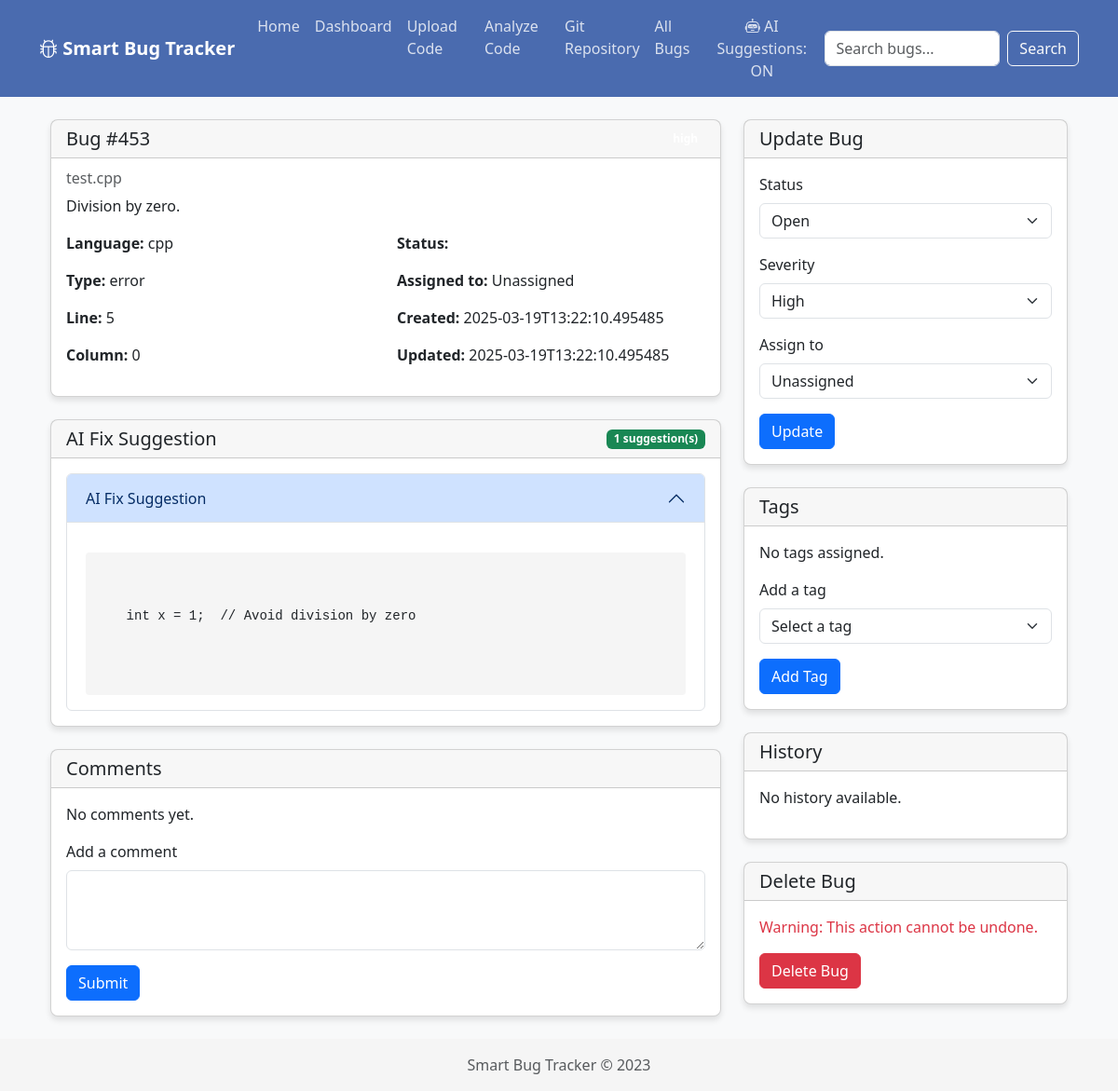
The app's page /bug/453 with its own data.
### tables this page shows
CREATE TABLE bugs (
  id INTEGER PRIMARY KEY AUTOINCREMENT,
  file_path TEXT NOT NULL,
  language TEXT NOT NULL,
  line_number INTEGER NOT NULL,
  column_number INTEGER NOT NULL,
  message TEXT NOT NULL,
  type TEXT NOT NULL,
  severity TEXT NOT NULL,
  status TEXT NOT NULL DEFAULT 'open',
  assigned_to INTEGER,
  created_at TEXT NOT NULL,
  updated_at TEXT NOT NULL,
  FOREIGN KEY (assigned_to) REFERENCES users (id)
);

CREATE TABLE suggested_fixes (
    id INTEGER PRIMARY KEY AUTOINCREMENT,
    bug_id INTEGER NOT NULL,
    language TEXT,
    suggestion TEXT NOT NULL,
    code_example TEXT,
    FOREIGN KEY (bug_id) REFERENCES bugs (id)
);

### app.py (the view, shortened to what this page needs)
@app.route('/bug/<int:bug_id>')
def bug_detail(bug_id):
    conn = get_db_connection()
    bug = conn.execute(
        'SELECT bugs.*, users.username as assigned_to_name FROM bugs LEFT JOIN users ON bugs.assigned_to = users.id WHERE bugs.id = ?',
        (bug_id,)
    ).fetchone()
    if not bug:
        flash('Bug not found')
        return redirect(url_for('bugs_list'))
    fixes = conn.execute(
        'SELECT * FROM suggested_fixes WHERE bug_id = ?',
        (bug_id,)
    ).fetchall()
    comments = conn.execute(
        'SELECT bug_comments.*, users.username FROM bug_comments JOIN users ON bug_comments.user_id = users.id WHERE bug_id = ? ORDER BY created_at',
        (bug_id,)
    ).fetchall()
    history = conn.execute(
        'SELECT bug_history.*, users.username FROM bug_history LEFT JOIN users ON bug_history.user_id = users.id WHERE bug_id = ? ORDER BY created_at DESC',
        (bug_id,)
    ).fetchall()
    tags = conn.execute(
        'SELECT tags.* FROM tags JOIN bug_tags ON tags.id = bug_tags.tag_id WHERE bug_tags.bug_id = ?',
        (bug_id,)
    ).fetchall()
    all_tags = conn.execute('SELECT * FROM tags ORDER BY name').fetchall()
    users = conn.execute('SELECT * FROM users ORDER BY username').fetchall()
    conn.close()
    return render_template(
        'bug_detail.html',
        bug=bug,
        fixes=fixes,
        comments=comments,
        history=history,
        tags=tags,
        all_tags=all_tags,
        users=users
    )

### app.py (called while the page is built)
def get_db_connection():
    max_retries = 5
    retry_delay = 0.1  # seconds
    for attempt in range(max_retries):
        try:
            conn = sqlite3.connect(app.config['DATABASE'], timeout=20)  # Increase timeout
            conn.row_factory = sqlite3.Row
            return conn
        except sqlite3.OperationalError as e:
            if "database is locked" in str(e) and attempt < max_retries - 1:
                print(f"Database is locked, retrying in {retry_delay} seconds...")
                time.sleep(retry_delay)
                retry_delay *= 2  # Exponential backoff
            else:
                raise
    raise sqlite3.OperationalError("Could not connect to database after multiple attempts")

@app.template_filter('nl2br')
def nl2br(value):
    if value:
        return re.sub(r'\n', '<br>', value)
    return ''

### templates/bug_detail.html (shortened to what this page needs)
{% extends "layout.html" %}
{% block content %}
<div class="container mt-4">
    <div class="row">
        <div class="col-md-8">
            <div class="card mb-4">
                <div class="card-header d-flex justify-content-between align-items-center">
                    <h5 class="mb-0">Bug #{{ bug.id }}</h5>
                    <span class="badge bg-{{ bug.severity }}">{{ bug.severity }}</span>
                </div>
                <div class="card-body">
                    <h6 class="card-subtitle mb-2 text-muted">{{ bug.file_path }}</h6>
                    <p class="card-text">{{ bug.message }}</p>
                    <div class="row">
                        <div class="col-md-6">
                            <p><strong>Language:</strong> {{ bug.language }}</p>
                            <p><strong>Type:</strong> {{ bug.type }}</p>
                            <p><strong>Line:</strong> {{ bug.line_number }}</p>
                            <p><strong>Column:</strong> {{ bug.column_number }}</p>
                        </div>
                        <div class="col-md-6">
                            <p><strong>Status:</strong> <span class="badge bg-{{ bug.status }}">{{ bug.status }}</span></p>
                            <p><strong>Assigned to:</strong> {{ bug.assigned_to_name or 'Unassigned' }}</p>
                            <p><strong>Created:</strong> {{ bug.created_at }}</p>
                            <p><strong>Updated:</strong> {{ bug.updated_at }}</p>
                        </div>
                    </div>
                </div>
            </div>
            <div class="card mb-4">
                <div class="card-header d-flex justify-content-between align-items-center">
                    <h5 class="mb-0">AI Fix Suggestion</h5>
                    {% set specific_fixes = fixes|selectattr('bug_id', 'equalto', bug.id)|list %}
                    {% if specific_fixes %}
                        <span class="badge bg-success">{{ specific_fixes|length }} suggestion(s)</span>
                    {% else %}
                        <span class="badge bg-secondary">No suggestions</span>
                    {% endif %}
                </div>
                <div class="card-body">
                    {% set specific_fixes = fixes|selectattr('bug_id', 'equalto', bug.id)|list %}
                    {% if specific_fixes %}
                        <div class="accordion" id="fixesAccordion">
                            {% for fix in specific_fixes %}
                                <div class="accordion-item">
                                    <h2 class="accordion-header" id="heading{{ fix.id }}">
                                        <button class="accordion-button {% if loop.index > 1 %}collapsed{% endif %}" type="button" data-bs-toggle="collapse" data-bs-target="#collapse{{ fix.id }}" aria-expanded="{% if loop.index == 1 %}true{% else %}false{% endif %}" aria-controls="collapse{{ fix.id }}">
                                            AI Fix Suggestion
                                        </button>
                                    </h2>
                                    <div id="collapse{{ fix.id }}" class="accordion-collapse collapse {% if loop.index == 1 %}show{% endif %}" aria-labelledby="heading{{ fix.id }}" data-bs-parent="#fixesAccordion">
                                        <div class="accordion-body">
                                            {% if fix.code_example %}
                                                <div class="code-block">
                                                    <pre><code class="language-{{ bug.language }}">{{ fix.code_example }}</code></pre>
                                                </div>
                                            {% endif %}
                                        </div>
                                    </div>
                                </div>
                            {% endfor %}
                        </div>
                    {% else %}
                        <p>No AI fix suggestions available for this specific bug.</p>
                    {% endif %}
                </div>
            </div>
            <div class="card mb-4">
                <div class="card-header">
                    <h5 class="mb-0">Comments</h5>
                </div>
                <div class="card-body">
                    {% if comments %}
                        <div class="comments-list">
                            {% for comment in comments %}
                                <div class="comment mb-3">
                                    <div class="d-flex">
                                        <div class="comment-avatar me-2">
                                            <div class="avatar-placeholder">{{ comment.username[0] }}</div>
                                        </div>
                                        <div class="comment-content">
                                            <div class="comment-header">
                                                <span class="comment-author">{{ comment.username }}</span>
                                                <span class="comment-date text-muted">{{ comment.created_at }}</span>
                                            </div>
                                            <div class="comment-body">
                                                {{ comment.comment|nl2br|safe }}
                                            </div>
                                        </div>
                                    </div>
                                </div>
                            {% endfor %}
                        </div>
                    {% else %}
                        <p>No comments yet.</p>
                    {% endif %}
                    <form action="{{ url_for('add_comment', bug_id=bug.id) }}" method="post" class="mt-3">
                        <div class="mb-3">
                            <label for="comment" class="form-label">Add a comment</label>
                            <textarea class="form-control" id="comment" name="comment" rows="3" required></textarea>
                        </div>
                        <button type="submit" class="btn btn-primary">Submit</button>
                    </form>
                </div>
            </div>
        </div>
        <div class="col-md-4">
            <div class="card mb-4">
                <div class="card-header">
                    <h5 class="mb-0">Update Bug</h5>
                </div>
                <div class="card-body">
                    <form action="{{ url_for('update_bug', bug_id=bug.id) }}" method="post">
                        <div class="mb-3">
                            <label for="status" class="form-label">Status</label>
                            <select class="form-select" id="status" name="status">
                                <option value="open" {% if bug.status == 'open' %}selected{% endif %}>Open</option>
                            </select>
                        </div>
                        <div class="mb-3">
                            <label for="severity" class="form-label">Severity</label>
                            <select class="form-select" id="severity" name="severity">
                                <option value="high" {% if bug.severity == 'high' %}selected{% endif %}>High</option>
                            </select>
                        </div>
                        <div class="mb-3">
                            <label for="assigned_to" class="form-label">Assign to</label>
                            <select class="form-select" id="assigned_to" name="assigned_to">
                                <option value="none">Unassigned</option>
                            </select>
                        </div>
                        <button type="submit" class="btn btn-primary">Update</button>
                    </form>
                </div>
            </div>
            <div class="card mb-4">
                <div class="card-header">
                    <h5 class="mb-0">Tags</h5>
                </div>
                <div class="card-body">
                    <div class="tags-list mb-3">
                        {% if tags %}
                            {% for tag in tags %}
                                <div class="tag-item" style="background-color: {{ tag.color }};">
                                    {{ tag.name }}
                                    <form action="{{ url_for('remove_tag', bug_id=bug.id, tag_id=tag.id) }}" method="post" class="d-inline">
                                        <button type="submit" class="btn-close btn-close-white tag-remove" aria-label="Remove"></button>
                                    </form>
                                </div>
                            {% endfor %}
                        {% else %}
                            <p>No tags assigned.</p>
                        {% endif %}
                    </div>
                    <form action="{{ url_for('add_tag', bug_id=bug.id) }}" method="post">
                        <div class="mb-3">
                            <label for="tag_id" class="form-label">Add a tag</label>
                            <select class="form-select" id="tag_id" name="tag_id" required>
                                <option value="">Select a tag</option>
                            </select>
                        </div>
                        <button type="submit" class="btn btn-primary">Add Tag</button>
                    </form>
                </div>
            </div>
            <div class="card mb-4">
                <div class="card-header">
                    <h5 class="mb-0">History</h5>
                </div>
                <div class="card-body">
                    {% if history %}
                        <div class="history-list">
                            {% for entry in history %}
                                <div class="history-item">
                                    <div class="history-header">
                                        <span class="history-user">{{ entry.username or 'System' }}</span>
                                        <span class="history-date text-muted">{{ entry.created_at }}</span>
                                    </div>
                                    <div class="history-content">
                                        Changed <strong>{{ entry.field_changed }}</strong>
                                        {% if entry.old_value %}
                                            from <span class="history-old">{{ entry.old_value }}</span>
                                        {% endif %}
                                        {% if entry.new_value %}
                                            to <span class="history-new">{{ entry.new_value }}</span>
                                        {% endif %}
                                    </div>
                                </div>
                            {% endfor %}
                        </div>
                    {% else %}
                        <p>No history available.</p>
                    {% endif %}
                </div>
            </div>
            <div class="card mb-4">
                <div class="card-header">
                    <h5 class="mb-0">Delete Bug</h5>
                </div>
                <div class="card-body">
                    <p class="text-danger">Warning: This action cannot be undone.</p>
                    <form action="{{ url_for('delete_bug', bug_id=bug.id) }}" method="post" onsubmit="return confirm('Are you sure you want to delete this bug? This action cannot be undone.');">
                        <button type="submit" class="btn btn-danger">Delete Bug</button>
                    </form>
                </div>
            </div>
        </div>
    </div>
</div>
{% endblock %}

### templates/layout.html (style rules this page uses)
:root { --primary-color: #4a6baf; --secondary-color: #6c757d; --success-color: #28a745; --danger-color: #dc3545; --warning-color: #ffc107; --info-color: #17a2b8; }
body { font-family: 'Segoe UI', Tahoma, Geneva, Verdana, sans-serif; background-color: #f8f9fa; }
.card { border-radius: 8px; box-shadow: 0 4px 6px rgba(0, 0, 0, 0.1); margin-bottom: 20px; }
.card-header { font-weight: bold; background-color: rgba(0, 0, 0, 0.03); }
.code-block { font-family: 'Courier New', Courier, monospace; background-color: #f5f5f5; padding: 10px; border-radius: 4px; overflow-x: auto; white-space: pre; }

### records on screen
bugs: id "453", file_path "test.cpp", message "Division by zero.", language "cpp", type "error", line_number "5", column_number "0", created_at "2025-03-19T13:22:10.495485", updated_at "2025-03-19T13:22:10.495485", status "Open", severity "High"
suggested_fixes: code_example "int x = 1; // Avoid division by zero"

### other values on screen
{{ bug.assigned_to_name or 'Unassigned' }} "Unassigned"
{{ specific_fixes|length }} "1"
